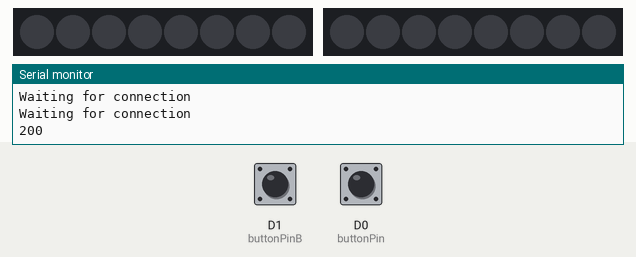
The sketch below on a simulated ESP8266 (NodeMCU). Shown: 2 × 8 RGB LEDs in strip order, left to right, the last lines printed to the serial monitor. The test bench sets the inputs (shaded band); at power-on: D1 (buttonPinB) LOW, D0 (buttonPin) HIGH. WiFi joins after 1.5 s; servers stay silent unless stated; uploads are accepted with an empty reply.

Above: at 2.9 s.
3.0 s: D1 (buttonPinB) pulled HIGH for 0.15 s
At 4.4 s:
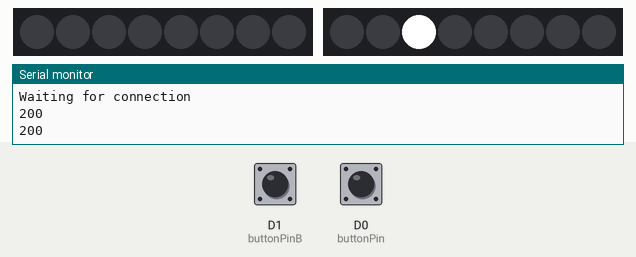
4.7 s: D1 (buttonPinB) pulled HIGH for 1 s
At 5.7 s:
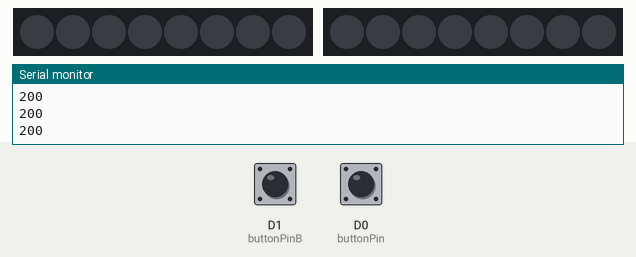
7.2 s: D1 (buttonPinB) pulled HIGH for 3.2 s
At 8.6 s:
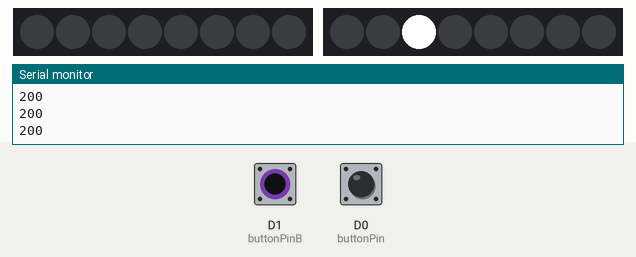
Timing chart, 0 to 10.2 s (numbered marks = the images above; inputs shaded):
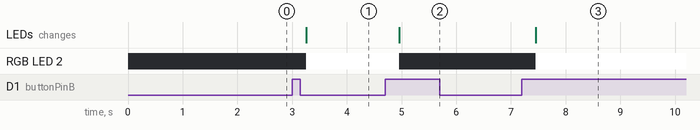

The sketch:

ProjetIntensif-v1.0.ino
```cpp
// Load Wifi library
#include <ESP8266HTTPClient.h>
#include <ESP8266WiFi.h>
const char* ssid = "DOME_FORMATION";
const char* password = "dome_formation";
const char* serverRoot = "http://192.168.200.12:8080/demo/ecociteTeam/newEvent";

// Load Led library
#include <Adafruit_NeoPixel.h>
#define PIXEL_COUNT 8
Adafruit_NeoPixel strip = Adafruit_NeoPixel(PIXEL_COUNT, D2, NEO_GRB + NEO_KHZ800);
Adafruit_NeoPixel stripB = Adafruit_NeoPixel(PIXEL_COUNT, D3, NEO_GRB + NEO_KHZ800);
//FAIRE PRESENTOIRE TABLETTE
// Pin declarations
int buttonState = 0;
int buttonStateB = 0;
boolean flag = false;
boolean flagB = false;
const int buttonPin = D0;
const int buttonPinB = D1;


boolean flagStop = true;
unsigned long durationLightOnOne = 30000;
unsigned long timeOne;
boolean flagStopB = true;
unsigned long durationLightOnB = 10000000;
unsigned long timeB;

void setup() {
  Serial.begin(115200);

  strip.begin();
  strip.show();

  stripB.begin();
  stripB.show();

  pinMode(buttonPin, INPUT);
  pinMode(buttonPinB, INPUT);

  Serial.begin(115200); // Serial connection
  WiFi.begin(ssid, password); // WiFi connection

  while (WiFi.status() != WL_CONNECTED) {  // Wait for the WiFI connection completion
    delay(500);
    Serial.println("Waiting for connection");
  }
  httpPostDataToServer();

}

void loop() {
  onButton();
}
//ip:8080/ecociteTeam/newEvent -> {"Values" : { "Value1" : "1", "Value2" : "2", "Value3" : "3" } }
//ssid : dome_fablab
//mdp : dome_fablab

void httpPostDataToServer(){
  if(WiFi.status()== WL_CONNECTED){   //Check WiFi connection status

   HTTPClient http;    //Declare object of class HTTPClient

   String json = "{\"values\" : {\"value1\" : \"";

   if (flag) {
    json.concat(100);
    json.concat("\", \"value2\" : \"");
    json.concat(50);
   } else {
    json.concat(0);
    json.concat("\", \"value2\" : \"");
    json.concat(0);
   }

   if (flagB) {
    json.concat("\" , \"value3\" : \"");
    json.concat(300);
   } else {
    json.concat("\" , \"value3\" : \"");
    json.concat(0);
   }

   json.concat("\"}}");

   http.begin(serverRoot);      //Specify request destination
   http.addHeader("Content-Type", "application/json");  //Specify content-type header

   int httpCode = http.POST(json);   //Send the request
   String payload = http.getString();                  //Get the response payload

   Serial.println(httpCode);   //Print HTTP return code
   Serial.println(payload);    //Print request response payload

   http.end();  //Close connection

 } else {
    Serial.println("Error in WiFi connection");
 }
}


void onButton(){
  buttonState = digitalRead(buttonPin);
  if (buttonState == LOW ) {
    flag = !flag;
    do {
        buttonState = digitalRead(buttonPin);
        delay(50);
    } while(buttonState == LOW);
    httpPostDataToServer();
  }
  if (flag){
    strip.setPixelColor(4, strip.Color(255, 255, 255));
    strip.setPixelColor(7, strip.Color(255, 255, 255));
    strip.show();
    flagStop = true;
  } else {
    strip.setPixelColor(4, strip.Color(0, 0, 0));
    strip.setPixelColor(7, strip.Color(0, 0, 0));
    strip.show();
    if(flagStop){
      timeOne = millis();
      flagStop = false;
    } else{
      if ((millis()- timeOne)>durationLightOnOne) {
        flag = true;
        flagStop = true;
        httpPostDataToServer();
      }
    }
  }

  buttonStateB = digitalRead(buttonPinB);
  if (buttonStateB == LOW ) {
    flagB = !flagB;
    do {
        buttonStateB = digitalRead(buttonPinB);
        delay(50);
    } while(buttonStateB == LOW);
    httpPostDataToServer();
  }
  if (flagB){
    stripB.setPixelColor(2, strip.Color(255, 255, 255));
    stripB.show();
    flagStopB=true;
  } else {
    stripB.setPixelColor(2, strip.Color(0, 0, 0));
    stripB.show();

    if(flagStopB){
      timeB = millis();
      flagStopB = false;
    } else{
      if ((millis()- timeB)>durationLightOnB) {
        flagB = true;
        flagStopB = true;
        httpPostDataToServer();
      }
    }
  }
}
```

Measured:
- after the input at 3.0 s, RGB LED 2: off → RGB(255, 255, 255) after 0.25 s; the LEDs: change after 0.25 s (image 1)
- after the input at 4.7 s, RGB LED 2: RGB(255, 255, 255) → off after 0.26 s; the LEDs: change after 0.26 s (image 2)
- after the input at 7.2 s, RGB LED 2: off → RGB(255, 255, 255) after 0.25 s; the LEDs: change after 0.25 s (image 3)
